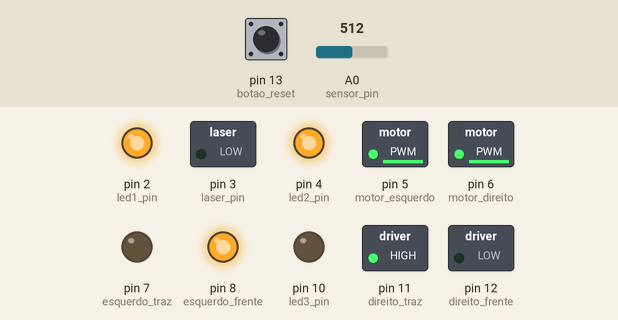
Simulated run of this sketch. Board: Arduino Uno, built with avr-gcc and run on an emulated ATmega328P. Parts: switched loads named in the sketch (green lamp = pin HIGH), output pins drawn as LEDs (lit = HIGH). Dashed ring = blinking. The inputs (shaded band) are chosen by the test bench; at power-on: A0 (sensor_pin) = 512, pin 13 (botao_reset) HIGH. The board resets itself during the run and starts again.

Above: at 0.8 s.
0.9 s: A0 (sensor_pin) set to 77
At 3.1 s:
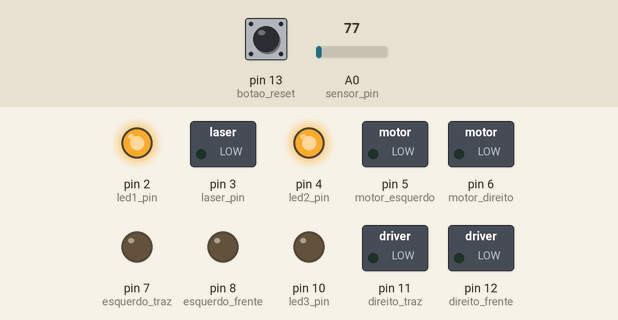
11.9 s: A0 (sensor_pin) set to 63
At 12.9 s:
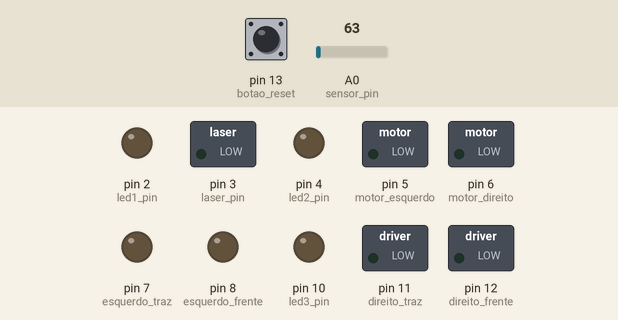
At 17.5 s:
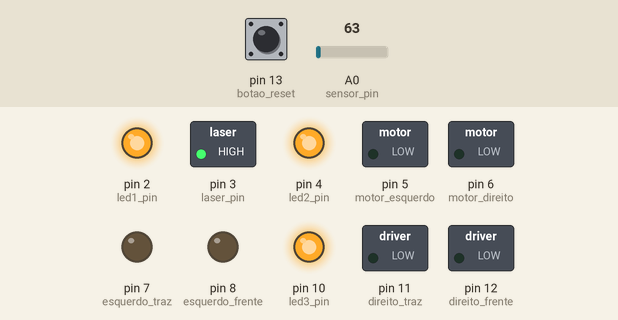
Timing chart, 0 to 25.2 s (numbered marks = the images above; inputs shaded):
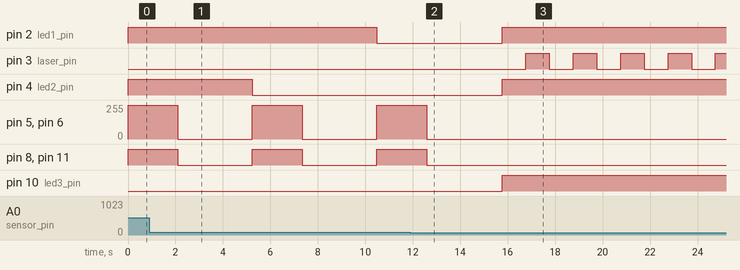

The sketch:

main.ino
```cpp
#include <avr/io.h>
#include <avr/interrupt.h>

/// Pino do primeiro Led.
#define led1_pin PD2
/// Pino do segundo Led.
#define led2_pin PD4
/// Pino do terceiro Led.
#define led3_pin PB2
/// Pino do laser.
#define laser_pin PD3
/// Pino do sensor LDR.
#define sensor_pin PC0
/// Pino do sinal PWM do motor esquerdo.
#define motor_esquerdo PD5
/// Pino do sinal PWM do motor direito.
#define motor_direito PD6
/// Pino da direção do motor esquerdo para frente.
#define esquerdo_frente PB0
/// Pino da direção do motor esquerdo para traz.
#define esquerdo_traz PD7
/// Pino da direção do motor direito para frente.
#define direito_frente PB4
/// Pino da direção do motor direito para traz.
#define direito_traz PB3
/// Pino do botão de reset
#define botao_reset PB5
/// Macro referente a frequência do Microcontrolador utilizado.
#define F_CPU 16000000
/// Macro referente a velocidade de comunicação que se deseja utilizar no USART.
#define BAUD 9600


/// Variável para contar a quantidade de estouros do TIMER0. Valores possíveis: (0-65535)
volatile uint16_t total_ovf0;
/// Variável para contar a quantidade de estouros do TIMER1. Valores possíveis: (0-65535)
volatile uint16_t total_ovf1;
/// Variável para contar a quantidade de estouros do TIMER2. Valores possíveis: (0-65535)
volatile uint16_t total_ovf2;
/// Variável para controlar o estado do laser. Valores possíveis: (true | false)
volatile bool estado_laser = true;

/// Variável para contabilizar a quantidade de vidas atuais do carro. Valores possíveis: (0-3)
volatile int quantidade_vidas = 3;
/// Variável para controlar se o jogo ainda está em andamento ou foi finalizado. Valores possíveis: (true | false)
volatile bool jogo_acabou = false;
/// Variável para controlar se o sensor LDR foi atingido por um laser. Valores possíveis: (true | false)
volatile bool atingido = false;

/// Variável para controlar o estado do motor. Valores possíveis: (true | false)
volatile bool motor_ativado = true;

/// Variável que armazena a letra recebida pelo USART. Valores possíveis: ('l', 'r', 'u', 'd', 's')
volatile char letra_recebida;
/// Variável que controla se o dado foi recebido ou não. Valores possíveis: (true | false)
volatile bool dado_recebido = false;


/// Atualizar a quantidade de vida

/// O parametro <int> numero_de_vidas especifica quantos leds devem acender para indicar a quantidade de vida atual e pode variar de 0-3 vidas. Qualquer outro valor é ignorado. A função faz o uso de uma estrutura "switch-case" para habilitar e desabilitar os registros corretos.
void atualizar_vidas(int numero_de_vidas)
{
	switch(numero_de_vidas)
	{
		case 0:
			PORTD = 0;
			PORTB = 0;
			break;
		case 1:
			PORTD |= (1 << led1_pin);
			PORTD &= ~(1 << led2_pin);
			PORTB &= ~(1 << led3_pin);
			break;
		case 2:
			PORTD |= (1 << led1_pin);
			PORTD |= (1 << led2_pin);
			PORTB &= ~(1 << led3_pin);
			break;
		case 3:
			PORTD |= (1 << led1_pin);
			PORTD |= (1 << led2_pin);
			PORTB |= (1 << led3_pin);
			break;
    }
}

/// Alternar o estado do laser

/// A função <void> alternar_laser é usada para alternar o estado do laser. Quando executada o estado do laser é alternado. Se antes estava ligado passa a estar desligado e vice-versa. A função utiliza uma operação XOR para alternar o valor referente ao laser.
void alternar_laser()
{
	PORTD ^= (1 << laser_pin);
}

/// Definir o estado do laser

/// A função <void> atualizar_estado_laser é usada para definir o estado do laser. O parâmetro <bool> estado só pode ser falso ou verdadeiro, valores nulos não são aceitos e são ignorados. A função verifica o argumento que foi passado à ela e faz o tratamento devido com uma sintaxe "if-else".
void atualizar_estado_laser(bool estado)
{
	if(estado)
	{
		PORTD |= (1 << laser_pin);
	}
	else
	{
		PORTD &= ~(1 << laser_pin);
	}
}


/// Iniciar o TIMER1

/// A função <void> timer1_init_delay é usada para iniciar o timer. O TIMER1 é utilizado para criar um delay eficiente. O registro TCCR1B define o uso do prescaler para o valor 64, diminuindo o clock de 16MHz para 250KHz. O registro TCNT1 é iniciado com o valor 0 para dar ínicio a contagem do contador. A variável de controle <volatile uint16_t> total_ovf1 é iniciada como zero (ela é responsável por armazenar quantas vezes o TIMER1 estorou).
void timer1_init_delay()
{
	TCCR1B |= ((1 << CS10) | (1 << CS11));

	TCNT1 = 0;

	total_ovf1 = 0;
}

/// Interrupção TIMER1 OVF

/// A interrupção definida no TIMER1 está configurada para incrementar a variavel <volatile uint16_t> total_ovf1 no estouro do contador.
ISR(TIMER1_OVF_vect)
{
	total_ovf1++;
}

/// Atrasar execução do código

/// A função <void> atraso_segundos recebe o parâmetro <uint16_t> segundos e para a execução do código pelo tempo específicado em segundos. A variável <uint16_t> ovf_totais é calculada levando em consideração uma frequencia de 16MHz da CPU, e levando em consideração que foi diminuido para 250KHz pelo prescaler, cada ciclo tem um período de 4us. Levando em consideração que o TIMER1 é de 16 bits o atraso máximo possível é de 0.262 segundos. Fazendo uma aproximação concluímos que quatro ciclos de estouro são suficientes para chegar ao tempo de um segundo.
void atraso_segundos(uint16_t segundos)
{
	TIMSK1 |= (1 << TOIE1);

	total_ovf1 = 0;
	uint16_t ovf_totais = segundos * 4;

	while(total_ovf1 < ovf_totais)
	{}

	TIMSK1 &= ~(1 << TOIE1);
}

/// Iniciar o TIMER0

/// A função <void> timer0_init_pwm é usada para iniciar o timer. O TIMER0 é utilizado para criar um sinal com PWM. O registro TCCR0A é utilizado para selecionar o modo "Fast PWM" e selecionar o modo de operação não-inversor, além de definir o comportamento do pino de saída do sinal. O registro TCCR0B é usado para definir o prescaler para 0.
void timer0_init_pwm()
{
	TCCR0A |= ((1 << COM0A1) | (1 << WGM00) | (1 << WGM01) | (1 << COM0B1));

	TCCR0B |= (1 << CS00);
}

/// Atualizar direção do carrinho

/// A função <void> atualizar_direcao é usada para se comunicar com os motores utilizando o TIMER0. O parâmetro <char> direcao é utilizado para definir qual direcao dos motores. Os registros OCR0B e OCR0A são utilizados para definir o ciclo de trabalho do PWM. A direções são mapeadas da seguinte forma: u → Mover para frente; d → Mover para traz; l → Mover para a esquerda; r → Mover para a direita; t → Girar o carrinho; s → Parar o carrinho. A estrutura "switch-case" é utilizada nesse caso.
void atualizar_direcao(char direcao)
{
	if(direcao != 's')
	{
		OCR0B = 254;
		OCR0A = 254;
	}
	else
	{
		OCR0B = 0;
		OCR0A = 0;
	}

	switch (direcao)
	{
		case 'u':
			PORTB |= (1 << esquerdo_frente);
			PORTD &= ~(1 << esquerdo_traz);
			PORTB |= (1 << direito_frente);
			PORTB &= ~(1 << direito_traz);
			break;
		case 'd':
			PORTB &= ~(1 << esquerdo_frente);
			PORTD |= (1 << esquerdo_traz);
			PORTB &= ~(1 << direito_frente);
			PORTB |= (1 << direito_traz);
			break;
		case 'l':
			PORTB &= ~(1 << esquerdo_frente);
			PORTD &= ~(1 << esquerdo_traz);
			PORTB |= (1 << direito_frente);
			PORTB &= ~(1 << direito_traz);
			break;
		case 'r':
			PORTB |= (1 << esquerdo_frente);
			PORTD &= ~(1 << esquerdo_traz);
			PORTB &= ~(1 << direito_frente);
			PORTB &= ~(1 << direito_traz);
			break;
		case 't':
			PORTB |= (1 << esquerdo_frente);
			PORTD &= ~(1 << esquerdo_traz);
			PORTB &= ~(1 << direito_frente);
			PORTB |= (1 << direito_traz);
			break;
		case 's':
			PORTB &= ~(1 << esquerdo_frente);
			PORTD &= ~(1 << esquerdo_traz);
			PORTB &= ~(1 << direito_frente);
			PORTB &= ~(1 << direito_traz);
			break;
	}
}

/// Iniciar o TIMER2

/// A função <void> timer2_init_laser é utilizada para iniciar o timer. O TIMER2 é utilizado para controlar o estado do laser que deve ser alternado de um em um segundo. O registro TCCR2B é utilizado para definir o prescaler de 1024. O registro TCNT2 é utilizado para iniciar o contador. O registro TIMSK2 é utilizado para ativar as interrupções quando o contador transbordar. E a variável <uint16_t> total_ovf2 é iniciada com um zero para controlar a quantidade de interações necessárias.
void timer2_init_laser()
{

	TCCR2B |= (1<<CS21) | (1<< CS22) | (1<<CS20);

	TCNT2 = 0;

	TIMSK2 |= (1 <<TOIE2);

	total_ovf2 = 0;
}

/// Interrupção TIMER2 OVF

/// A interrupção definida no TIMER2 está configurada para incrementar a variável de controle <uint16_t> total_ovf2 e também alternar o estado do laser caso o tempo de um segundo tenha se passado. Nesse caso foi levado em consideração que foi utilizado um prescaler de 1024 deixando o clock final em 15.625KHz, sendo que cada ciclo leva em torno de 64us para ser completado. Como o TIMER2 tem 8 bits o atraso máximo possível é de 16.384ms, fazendo uma aproximação concluimos que 61 estouros são suficientes para gerar 1 s de atraso.
ISR(TIMER2_OVF_vect)
{
	total_ovf2++;

	if (total_ovf2 >= 61)
	{
		if(estado_laser & !jogo_acabou)
		{
			alternar_laser();
		} else {
			atualizar_estado_laser(false);
		}
		total_ovf2 = 0;
	}
}

/// Começar a conversão ADC

/// A função <void> comecar_adc_conversao é utilizada para iniciar a conversão do conversor analógico para digital. Não aceita nenhum parâmetro. O registro ADCSRA é utilizado, definindo o bit ADSC a conversão do valor recebido no pino é iniciada.
void comecar_adc_conversao()
{
	ADCSRA |= (1 << ADSC);
}

/// Desligar a interrupção ADC

/// A função <void> desligar_adc é utilizada para desabilitar a interrupção disparada pelo sistema "ADC". Não aceita nenhum parâmetro. O registro ADCSRA é utilizado, limpando o bit ADIE a interrupção não acontece mais.
void desligar_adc()
{
	ADCSRA &= ~(1 << ADIE);
}

/// Ligar a interrupção ADC

/// A função <void> religar_adc é utilizada para habilitar a interrupção disparada pelo sistema "ADC" novamente. Não aceita nenhum parâmetro. O registro ADCSRA é utilizado, definindo o bit ADIE a interrupção volta a ocorrer.
void religar_adc()
{
	ADCSRA |= (1 << ADIE);
	comecar_adc_conversao();
}

/// Iniciar o sistema "ADC"

/// A função <void> adc_init é utilizada para iniciar os registros necessários para o bom funcionamento do conversor de valores analógicos. Não aceita nenhum parâmetro. O registro PRR é utilizado, definindo o bit PRADC ativamos a energia para esse sistema, o registro ADMUX é utilizado pra definirmos qual será a tensão de referência utilizada pelo sistema ADC nesse caso foi escolhido o referencial Vcc, o registro ADCSRA é utilizado para ativar o sistema ADC, definindo o bit ADEN ativamos a conversão ADC e o bit ADIE ativa a interrupção que é executada quando a conversão se finaliza, o registro ADCSRA também é utilizado para definir os bits ADPS0:2 definindo o prescaler para 128, a entrada digital é desativada com o registro DIDR0 para evitar flutuações no valor.
void adc_init()
{

	PRR &= ~(1 << PRADC);

	ADMUX |= (1 << REFS0);

	ADCSRA |= ((1 << ADEN) | (1 << ADIE));

	ADCSRA |= ((1 << ADPS0) | (1 << ADPS1) | (1 << ADPS2));

	DIDR0 |= (1 << ADC0D);

	comecar_adc_conversao();
}

/// Interrupção ADC

/// A interrupção definida no sistema ADC está configurada para receber o valor do registro ADC que é composto de 16 bits. Se o valor ultrapassar 70 as rotinas desligar_adc e desligar_usart_interrução são desativadas para evitar conflitos com as rotinas posteriores no "loop" principal do programa. Além disso a variável de controle atingido é definida para verdadeira para o programa executar a rotina ao receber um "tiro". Caso o valor for inferior a 70 a variável atingido é definida para falso, para evitar a rotina errada, e recomeçamos a verificação de tiros reiniciando a conversão ADC.
ISR(ADC_vect)
{
	uint16_t valor = ADCL;
	valor += (ADCH << 8);

	if(valor > 70)
	{
		atingido = true;
		desligar_adc();
		desligar_usart_interrupcao();
	}
	else {
		atingido = false;
		comecar_adc_conversao();
	}

}

/// Interrupção USART

/// A interrupção definida no sistema de comunicação USART é usada para indentificar que um comando foi recebido e armazenar o valor do comando em questão. Assim que recebido o valor é atualizado para a direção do carrinho.
ISR(USART_RX_vect)
{
	letra_recebida = UDR0;
	dado_recebido = true;

	if(dado_recebido & !jogo_acabou)
	{
		atualizar_direcao(letra_recebida);
		dado_recebido = false;
	}
}

/// Iniciar o sistema USART

/// A função <void> usart_init é utilizada para iniciar os registros necessários para o funcionamento do protocolo de comunicação USART. A função aceita o seguinte parâmetro <uint32_t> baud que define a velocidade que o canal USART vai usar para se comunicar com o programa. O baud necessário para o registro UBRR0 é calculado utilizando a fórmula dada pela fabricante do microcontrolador atmega328p, o registro UCSR0B é utilizado, o bit RXEN0 ativa a recepção de valores pelo canal de comunicação, o bit RXCIE0 é utilizado para ativar a interrupção que acontece quando um dado é recebido, já o registro UCSR0C é utilizado, o bit UCSZ00:1 são utilizados para definir o tamanho do dado que será recebido.
void usart_init(uint32_t baud)
{
	uint8_t speed = 16;

	baud = (F_CPU/(speed*baud)) - 1;

	UBRR0H = (baud & 0x0F00) >> 8;
	UBRR0L = (baud & 0x00FF);

	UCSR0B |= ((1 << RXEN0) | (1 << RXCIE0));

	UCSR0C = (1 << UCSZ01) | (1 << UCSZ00);

}

/// Desligar a interrupção USART

/// A função <void> desligar_usart_interrupcao é utilizada para desabilitar as interrupções de um dado recebido pelo protocolo USART. Nenhum parâmetro é aceito. O registro UCSR0B é utilizado, limpando o bit RXCIE0 desabilitamos a interrupção.
void desligar_usart_interrupcao()
{
	UCSR0B &= ~(1 << RXCIE0);
}

/// Ligar a interrupção USART

/// A função <void> ligar_usart_interrupcao é utilizada para habilitar as interrupções de um dado recebido pelo protocolo USART. Nenhum parâmetro é aceito. O registro UCSR0B é utilizado, definindo o bit RXCIE0 habilitamos a interrupção.
void ligar_usart_interrupcao()
{
	UCSR0B |= (1 << RXCIE0);
}

/// Configuração Inicial

/// A função <void> setup_inicial é utilizada para habilitar as interrupções globalmente. Definir a direção de cada pino utilizado no circuito. Iniciar os timers utilizados no programa. Iniciar a comunicação USART. Atualizar as vidas para o valor padrão. E iniciar o sistema ADC. Nenhum parâmetro é aceito.
void setup_inicial()
{
	WDTCSR = (1 << WDCE) | (0 << WDE);

	sei();

	DDRB |= ((1 << led3_pin) | (1 << direito_frente) | (1 << direito_traz) | (1 << esquerdo_frente));
	DDRD |= ((1 << led2_pin) | (1 << led1_pin) | (1 << laser_pin) | (1 << esquerdo_traz) | (1 << motor_esquerdo) | (1 << motor_direito));

	DDRB &= ~(1 << botao_reset);

	PORTB |= (1 << botao_reset);

	timer2_init_laser();
	timer1_init_delay();
	timer0_init_pwm();
	usart_init(BAUD);

	atualizar_vidas(quantidade_vidas);

	adc_init();
}

/// Resetar o sistema

/// A função <void> resetar_sistema é usada para resetar o sistema como um todo. o registro WDTCSR é utilizado pra ativar o watchdog e configurar um registro de 15ms para ele ser ativado.
void resetar_sistema()
{
	WDTCSR = (1 << WDCE) | (1 << WDE);

    WDTCSR = (1 << WDE) | (1 << WDP0);

    while (1)
	{}
}

/// Função Principal

/// A função <int> main é utilizada para definir o comportamento principal do programa, ela chama a função setup_inicial e verifica constantemente se alguma variável de controle foi definida, ambas rotinas separadas por if's diferentes funcionam apenas se o valor de "jogo_acabou" estiver como falso. Caso contrário a primeira rotina é responsável por girar o carrinho, desabilitar os lasers e as interrupção que podem causar erro se forem executadas durante a mesma, já a segunda rotina é responsável por controlar o carrinho
int main()
{
	setup_inicial();

	while(1)
	{
		if(atingido & !jogo_acabou)
		{
			atualizar_direcao('s');
			atingido = false;
			estado_laser = false;

			quantidade_vidas--;

			atualizar_vidas(quantidade_vidas);
			atualizar_estado_laser(false);

			if(quantidade_vidas == 0)
			{
				jogo_acabou = true;
			}

			atualizar_direcao('t');
			atraso_segundos(2);

			atualizar_direcao('s');
			atraso_segundos(3);

			if(!jogo_acabou)
			{
				religar_adc();
				estado_laser = true;
			}
			ligar_usart_interrupcao();
    	}

		if(!(PINB & (1 << botao_reset)))
		{
			resetar_sistema();
		}

	}

	return 0;
}
```

Measured:
- the behaviour switches between 71 and 70 on A0 (sensor_pin) (found by bisection; images 1 and 2)
- after the input at 11.9 s, pin 3 (laser_pin): alternates HIGH for 1.0 s and LOW for 1.0 s, starting after 4.9 s; pin 4 (led2_pin): goes on until 15.8 s, then stays HIGH
- by itself, pin 5 (motor_esquerdo), pin 6 (motor_direito): alternates 254/255 for 2.1 s and 0/255 for 3.1 s
- by itself, pin 8 (esquerdo_frente), pin 11 (direito_traz): alternates HIGH for 2.1 s and LOW for 3.1 s
